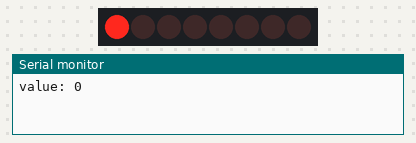
Simulated run of this program. Board: Arduino Mega 2560, built with avr-gcc and run on an emulated ATmega2560. On the bench: 8 shift-register outputs drawn as a row of LEDs (first output left, lit = HIGH), the last lines printed to the serial monitor. Wiring (inferred from the names in the program): shift register (74HC595): data pin 11; shift clock pin 12; latch pin 8. Wiring (inferred from the signals the program sends): row of LEDs: on Q0, Q1, Q2, Q3, Q4, Q5, Q6, Q7.

Above: at 0.6 s.
At 5.1 s:
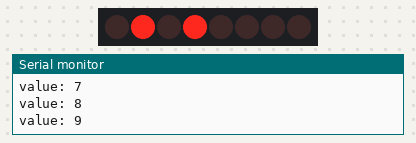
At 10.1 s:
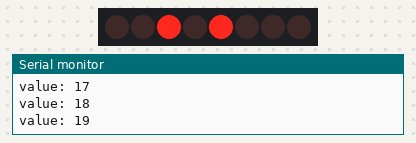
At 19.6 s:
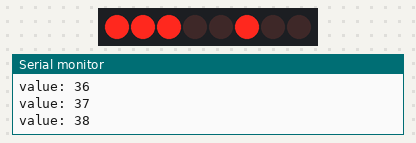
At 29.1 s:
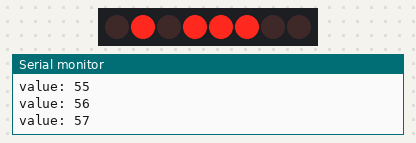
At 39.1 s:
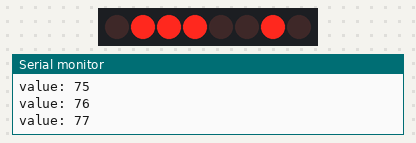
Timing chart, 0 to 40.0 s (numbered marks = the images above):
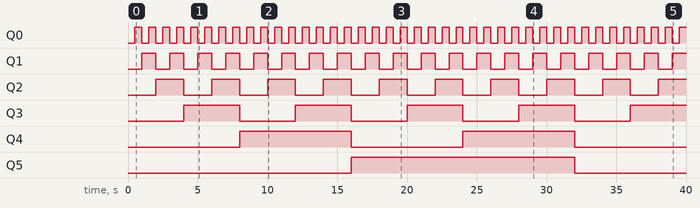

The program:

main.cpp
```cpp
#include <Arduino.h>

const int latchPin = 8;
const int clockPin = 12;
const int dataPin = 11;

void setup() {
  // put your setup code here, to run once:
  pinMode(latchPin, OUTPUT);
  pinMode(clockPin, OUTPUT);
  pinMode(dataPin, OUTPUT);

  Serial.begin(9600);
}

void loop() {
  // put your main code here, to run repeatedly:
  for (int numberToDisplay = 0; numberToDisplay < 256; numberToDisplay++) {
    digitalWrite(latchPin, LOW);
    shiftOut(dataPin, clockPin, MSBFIRST, numberToDisplay);
    digitalWrite(latchPin, HIGH);
    delay(500);

    Serial.print("value: ");
    Serial.println(numberToDisplay);
  }
}
```

Measured:
- by itself, Q0: alternates HIGH for 0.50 s and LOW for 0.50 s
- by itself, Q1: alternates HIGH for 1.0 s and LOW for 1.0 s
- by itself, Q2: alternates HIGH for 2.0 s and LOW for 2.0 s
- by itself, Q3: alternates HIGH for 4.0 s and LOW for 4.0 s
- by itself, Q4: alternates HIGH for 8.0 s and LOW for 8.0 s
- by itself, Q5: LOW → HIGH at 16.0 s, → LOW 16.0 s later
